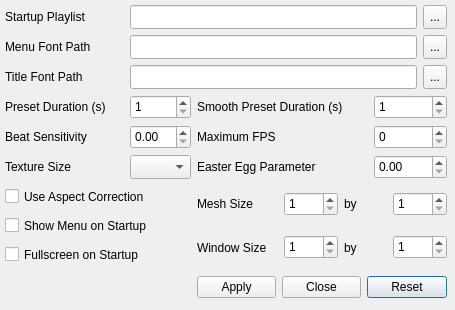
<ui version="4.0" >
 <class>QProjectMConfigDialog</class>
 <widget class="QDialog" name="QProjectMConfigDialog" >
  <property name="geometry" >
   <rect>
    <x>0</x>
    <y>0</y>
    <width>455</width>
    <height>310</height>
   </rect>
  </property>
  <property name="windowTitle" >
   <string>projectM Settings</string>
  </property>
  <widget class="QLabel" name="label" >
   <property name="geometry" >
    <rect>
     <x>5</x>
     <y>35</y>
     <width>119</width>
     <height>24</height>
    </rect>
   </property>
   <property name="sizePolicy" >
    <sizepolicy vsizetype="Preferred" hsizetype="MinimumExpanding" >
     <horstretch>0</horstretch>
     <verstretch>0</verstretch>
    </sizepolicy>
   </property>
   <property name="minimumSize" >
    <size>
     <width>50</width>
     <height>0</height>
    </size>
   </property>
   <property name="text" >
    <string>Menu Font Path</string>
   </property>
  </widget>
  <widget class="QToolButton" name="menuFontPathToolButton" >
   <property name="geometry" >
    <rect>
     <x>423</x>
     <y>35</y>
     <width>24</width>
     <height>24</height>
    </rect>
   </property>
   <property name="text" >
    <string>...</string>
   </property>
  </widget>
  <widget class="QLineEdit" name="menuFontPathLineEdit" >
   <property name="geometry" >
    <rect>
     <x>130</x>
     <y>35</y>
     <width>287</width>
     <height>24</height>
    </rect>
   </property>
   <property name="sizePolicy" >
    <sizepolicy vsizetype="Fixed" hsizetype="Expanding" >
     <horstretch>2</horstretch>
     <verstretch>0</verstretch>
    </sizepolicy>
   </property>
   <property name="toolTip" >
    <string>&lt;html>&lt;head>&lt;meta name="qrichtext" content="1" />&lt;style type="text/css">
p, li { white-space: pre-wrap; }
&lt;/style>&lt;/head>&lt;body style=" font-family:'Sans Serif'; font-size:10pt; font-weight:400; font-style:normal;">
&lt;p style=" margin-top:0px; margin-bottom:0px; margin-left:0px; margin-right:0px; -qt-block-indent:0; text-indent:0px;">This changes the font projectM will use for its opengl rendered menus&lt;/p>&lt;/body>&lt;/html></string>
   </property>
  </widget>
  <widget class="QLabel" name="label_2" >
   <property name="geometry" >
    <rect>
     <x>5</x>
     <y>5</y>
     <width>119</width>
     <height>24</height>
    </rect>
   </property>
   <property name="sizePolicy" >
    <sizepolicy vsizetype="Preferred" hsizetype="MinimumExpanding" >
     <horstretch>0</horstretch>
     <verstretch>0</verstretch>
    </sizepolicy>
   </property>
   <property name="minimumSize" >
    <size>
     <width>50</width>
     <height>0</height>
    </size>
   </property>
   <property name="text" >
    <string>Startup Playlist</string>
   </property>
  </widget>
  <widget class="QToolButton" name="startupPlaylistToolButton" >
   <property name="geometry" >
    <rect>
     <x>423</x>
     <y>5</y>
     <width>24</width>
     <height>24</height>
    </rect>
   </property>
   <property name="text" >
    <string>...</string>
   </property>
  </widget>
  <widget class="QLineEdit" name="startupPlaylistLineEdit" >
   <property name="geometry" >
    <rect>
     <x>130</x>
     <y>5</y>
     <width>287</width>
     <height>24</height>
    </rect>
   </property>
   <property name="sizePolicy" >
    <sizepolicy vsizetype="Fixed" hsizetype="Expanding" >
     <horstretch>2</horstretch>
     <verstretch>0</verstretch>
    </sizepolicy>
   </property>
   <property name="toolTip" >
    <string>&lt;html>&lt;head>&lt;meta name="qrichtext" content="1" />&lt;style type="text/css">
p, li { white-space: pre-wrap; }
&lt;/style>&lt;/head>&lt;body style=" font-family:'Sans Serif'; font-size:9pt; font-weight:400; font-style:normal;">
&lt;p style=" margin-top:0px; margin-bottom:0px; margin-left:0px; margin-right:0px; -qt-block-indent:0; text-indent:0px;">This sets the default preset playlist when qprojectM starts up. This can be either a directory path or preset playlist file. If unspecified then projectM uses a default preset directory&lt;/p>&lt;/body>&lt;/html></string>
   </property>
  </widget>
  <widget class="QLabel" name="label_3" >
   <property name="geometry" >
    <rect>
     <x>5</x>
     <y>95</y>
     <width>119</width>
     <height>24</height>
    </rect>
   </property>
   <property name="text" >
    <string>Preset Duration (s)</string>
   </property>
  </widget>
  <widget class="QSpinBox" name="presetDurationSpinBox" >
   <property name="geometry" >
    <rect>
     <x>130</x>
     <y>95</y>
     <width>61</width>
     <height>24</height>
    </rect>
   </property>
   <property name="toolTip" >
    <string>&lt;html>&lt;head>&lt;meta name="qrichtext" content="1" />&lt;style type="text/css">
p, li { white-space: pre-wrap; }
&lt;/style>&lt;/head>&lt;body style=" font-family:'Sans Serif'; font-size:9pt; font-weight:400; font-style:normal;">
&lt;p style=" margin-top:0px; margin-bottom:0px; margin-left:0px; margin-right:0px; -qt-block-indent:0; text-indent:0px;">Sets how long a preset should be played in seconds before projectM automatically switches to another in the playlist&lt;/p>&lt;/body>&lt;/html></string>
   </property>
   <property name="minimum" >
    <number>1</number>
   </property>
   <property name="maximum" >
    <number>100000</number>
   </property>
  </widget>
  <widget class="QLabel" name="label_4" >
   <property name="geometry" >
    <rect>
     <x>197</x>
     <y>95</y>
     <width>171</width>
     <height>24</height>
    </rect>
   </property>
   <property name="text" >
    <string>Smooth Preset Duration (s)</string>
   </property>
  </widget>
  <widget class="QSpinBox" name="smoothPresetDurationSpinBox" >
   <property name="geometry" >
    <rect>
     <x>374</x>
     <y>95</y>
     <width>73</width>
     <height>24</height>
    </rect>
   </property>
   <property name="toolTip" >
    <string>&lt;html>&lt;head>&lt;meta name="qrichtext" content="1" />&lt;style type="text/css">
p, li { white-space: pre-wrap; }
&lt;/style>&lt;/head>&lt;body style=" font-family:'Sans Serif'; font-size:9pt; font-weight:400; font-style:normal;">
&lt;p style=" margin-top:0px; margin-bottom:0px; margin-left:0px; margin-right:0px; -qt-block-indent:0; text-indent:0px;">Sets how long a transition occurs in seconds when smooth preset switching&lt;/p>&lt;/body>&lt;/html></string>
   </property>
   <property name="minimum" >
    <number>1</number>
   </property>
   <property name="maximum" >
    <number>1000000</number>
   </property>
  </widget>
  <widget class="QLabel" name="label_5" >
   <property name="geometry" >
    <rect>
     <x>197</x>
     <y>229</y>
     <width>81</width>
     <height>37</height>
    </rect>
   </property>
   <property name="sizePolicy" >
    <sizepolicy vsizetype="Preferred" hsizetype="MinimumExpanding" >
     <horstretch>0</horstretch>
     <verstretch>0</verstretch>
    </sizepolicy>
   </property>
   <property name="text" >
    <string>Window Size</string>
   </property>
  </widget>
  <widget class="QLabel" name="label_6" >
   <property name="geometry" >
    <rect>
     <x>197</x>
     <y>125</y>
     <width>171</width>
     <height>24</height>
    </rect>
   </property>
   <property name="sizePolicy" >
    <sizepolicy vsizetype="Preferred" hsizetype="MinimumExpanding" >
     <horstretch>0</horstretch>
     <verstretch>0</verstretch>
    </sizepolicy>
   </property>
   <property name="text" >
    <string>Maximum FPS</string>
   </property>
  </widget>
  <widget class="QSpinBox" name="maxFPSSpinBox" >
   <property name="geometry" >
    <rect>
     <x>374</x>
     <y>125</y>
     <width>73</width>
     <height>24</height>
    </rect>
   </property>
   <property name="sizePolicy" >
    <sizepolicy vsizetype="Fixed" hsizetype="MinimumExpanding" >
     <horstretch>2</horstretch>
     <verstretch>0</verstretch>
    </sizepolicy>
   </property>
   <property name="toolTip" >
    <string>&lt;html>&lt;head>&lt;meta name="qrichtext" content="1" />&lt;style type="text/css">
p, li { white-space: pre-wrap; }
&lt;/style>&lt;/head>&lt;body style=" font-family:'Sans Serif'; font-size:9pt; font-weight:400; font-style:normal;">
&lt;p style=" margin-top:0px; margin-bottom:0px; margin-left:0px; margin-right:0px; -qt-block-indent:0; text-indent:0px;">This parameter, if nonzero, limits the number of frames per second projectM will attempt to render to screen. 35 is a reasonable limit.&lt;/p>&lt;/body>&lt;/html></string>
   </property>
   <property name="minimum" >
    <number>0</number>
   </property>
  </widget>
  <widget class="QSpinBox" name="windowWidthSpinBox" >
   <property name="geometry" >
    <rect>
     <x>284</x>
     <y>235</y>
     <width>54</width>
     <height>24</height>
    </rect>
   </property>
   <property name="toolTip" >
    <string>&lt;html>&lt;head>&lt;meta name="qrichtext" content="1" />&lt;style type="text/css">
p, li { white-space: pre-wrap; }
&lt;/style>&lt;/head>&lt;body style=" font-family:'Sans Serif'; font-size:10pt; font-weight:400; font-style:normal;">
&lt;p style=" margin-top:0px; margin-bottom:0px; margin-left:0px; margin-right:0px; -qt-block-indent:0; text-indent:0px;">This modifies the horizontal component of the startup window size &lt;/p>&lt;/body>&lt;/html></string>
   </property>
   <property name="whatsThis" >
    <string>&lt;html>&lt;head>&lt;meta name="qrichtext" content="1" />&lt;style type="text/css">
p, li { white-space: pre-wrap; }
&lt;/style>&lt;/head>&lt;body style=" font-family:'Sans Serif'; font-size:10pt; font-weight:400; font-style:normal;">
&lt;p style=" margin-top:0px; margin-bottom:0px; margin-left:0px; margin-right:0px; -qt-block-indent:0; text-indent:0px;">This modifies the horizontal component of the startup window size &lt;/p>&lt;/body>&lt;/html></string>
   </property>
   <property name="minimum" >
    <number>1</number>
   </property>
   <property name="maximum" >
    <number>10000</number>
   </property>
  </widget>
  <widget class="QLabel" name="label_10" >
   <property name="geometry" >
    <rect>
     <x>344</x>
     <y>185</y>
     <width>43</width>
     <height>38</height>
    </rect>
   </property>
   <property name="sizePolicy" >
    <sizepolicy vsizetype="Preferred" hsizetype="MinimumExpanding" >
     <horstretch>0</horstretch>
     <verstretch>0</verstretch>
    </sizepolicy>
   </property>
   <property name="text" >
    <string>by</string>
   </property>
  </widget>
  <widget class="QLabel" name="label_7" >
   <property name="geometry" >
    <rect>
     <x>5</x>
     <y>155</y>
     <width>119</width>
     <height>24</height>
    </rect>
   </property>
   <property name="sizePolicy" >
    <sizepolicy vsizetype="Preferred" hsizetype="MinimumExpanding" >
     <horstretch>0</horstretch>
     <verstretch>0</verstretch>
    </sizepolicy>
   </property>
   <property name="text" >
    <string>Texture Size</string>
   </property>
  </widget>
  <widget class="QComboBox" name="textureSizeComboBox" >
   <property name="geometry" >
    <rect>
     <x>130</x>
     <y>155</y>
     <width>61</width>
     <height>24</height>
    </rect>
   </property>
   <property name="sizePolicy" >
    <sizepolicy vsizetype="Fixed" hsizetype="MinimumExpanding" >
     <horstretch>1</horstretch>
     <verstretch>0</verstretch>
    </sizepolicy>
   </property>
   <property name="toolTip" >
    <string>&lt;html>&lt;head>&lt;meta name="qrichtext" content="1" />&lt;style type="text/css">
p, li { white-space: pre-wrap; }
&lt;/style>&lt;/head>&lt;body style=" font-family:'Sans Serif'; font-size:10pt; font-weight:400; font-style:normal;">
&lt;p style=" margin-top:0px; margin-bottom:0px; margin-left:0px; margin-right:0px; -qt-block-indent:0; text-indent:0px;">Sets the size of the texture. Higher is better, but slower.&lt;/p>&lt;/body>&lt;/html></string>
   </property>
   <property name="sizeAdjustPolicy" >
    <enum>QComboBox::AdjustToMinimumContentsLength</enum>
   </property>
  </widget>
  <widget class="QLabel" name="label_8" >
   <property name="geometry" >
    <rect>
     <x>197</x>
     <y>185</y>
     <width>81</width>
     <height>38</height>
    </rect>
   </property>
   <property name="sizePolicy" >
    <sizepolicy vsizetype="Preferred" hsizetype="MinimumExpanding" >
     <horstretch>0</horstretch>
     <verstretch>0</verstretch>
    </sizepolicy>
   </property>
   <property name="text" >
    <string>Mesh Size</string>
   </property>
  </widget>
  <widget class="QCheckBox" name="fullscreenOnStartupCheckBox" >
   <property name="geometry" >
    <rect>
     <x>5</x>
     <y>243</y>
     <width>186</width>
     <height>23</height>
    </rect>
   </property>
   <property name="sizePolicy" >
    <sizepolicy vsizetype="Fixed" hsizetype="MinimumExpanding" >
     <horstretch>0</horstretch>
     <verstretch>0</verstretch>
    </sizepolicy>
   </property>
   <property name="text" >
    <string>Fullscreen on Startup</string>
   </property>
  </widget>
  <widget class="QCheckBox" name="menuOnStartupCheckBox" >
   <property name="geometry" >
    <rect>
     <x>5</x>
     <y>214</y>
     <width>186</width>
     <height>23</height>
    </rect>
   </property>
   <property name="sizePolicy" >
    <sizepolicy vsizetype="Fixed" hsizetype="MinimumExpanding" >
     <horstretch>0</horstretch>
     <verstretch>0</verstretch>
    </sizepolicy>
   </property>
   <property name="text" >
    <string>Show Menu on Startup</string>
   </property>
  </widget>
  <widget class="QDialogButtonBox" name="buttonBox" >
   <property name="geometry" >
    <rect>
     <x>197</x>
     <y>272</y>
     <width>250</width>
     <height>30</height>
    </rect>
   </property>
   <property name="layoutDirection" >
    <enum>Qt::RightToLeft</enum>
   </property>
   <property name="orientation" >
    <enum>Qt::Horizontal</enum>
   </property>
   <property name="standardButtons" >
    <set>QDialogButtonBox::Apply|QDialogButtonBox::Close|QDialogButtonBox::NoButton|QDialogButtonBox::Reset</set>
   </property>
  </widget>
  <widget class="QSpinBox" name="windowHeightSpinBox" >
   <property name="geometry" >
    <rect>
     <x>393</x>
     <y>235</y>
     <width>54</width>
     <height>24</height>
    </rect>
   </property>
   <property name="toolTip" >
    <string>&lt;html>&lt;head>&lt;meta name="qrichtext" content="1" />&lt;style type="text/css">
p, li { white-space: pre-wrap; }
&lt;/style>&lt;/head>&lt;body style=" font-family:'Sans Serif'; font-size:10pt; font-weight:400; font-style:normal;">
&lt;p style=" margin-top:0px; margin-bottom:0px; margin-left:0px; margin-right:0px; -qt-block-indent:0; text-indent:0px; font-size:9pt;">This modifies the vertical component of the startup window size&lt;/p>&lt;/body>&lt;/html></string>
   </property>
   <property name="minimum" >
    <number>1</number>
   </property>
   <property name="maximum" >
    <number>10000</number>
   </property>
  </widget>
  <widget class="QLabel" name="label_11" >
   <property name="geometry" >
    <rect>
     <x>344</x>
     <y>229</y>
     <width>43</width>
     <height>37</height>
    </rect>
   </property>
   <property name="sizePolicy" >
    <sizepolicy vsizetype="Preferred" hsizetype="MinimumExpanding" >
     <horstretch>0</horstretch>
     <verstretch>0</verstretch>
    </sizepolicy>
   </property>
   <property name="text" >
    <string>by</string>
   </property>
  </widget>
  <widget class="QCheckBox" name="useAspectCorrectionCheckBox" >
   <property name="geometry" >
    <rect>
     <x>5</x>
     <y>185</y>
     <width>186</width>
     <height>23</height>
    </rect>
   </property>
   <property name="sizePolicy" >
    <sizepolicy vsizetype="Fixed" hsizetype="MinimumExpanding" >
     <horstretch>0</horstretch>
     <verstretch>0</verstretch>
    </sizepolicy>
   </property>
   <property name="toolTip" >
    <string>&lt;html>&lt;head>&lt;meta name="qrichtext" content="1" />&lt;style type="text/css">
p, li { white-space: pre-wrap; }
&lt;/style>&lt;/head>&lt;body style=" font-family:'Sans Serif'; font-size:10pt; font-weight:400; font-style:normal;">
&lt;p style=" margin-top:0px; margin-bottom:0px; margin-left:0px; margin-right:0px; -qt-block-indent:0; text-indent:0px;">This makes a square look like a square, and a circle look like a circle in cases where they may not otherwise.&lt;/p>&lt;/body>&lt;/html></string>
   </property>
   <property name="text" >
    <string>Use Aspect Correction</string>
   </property>
  </widget>
  <widget class="QLabel" name="label_12" >
   <property name="geometry" >
    <rect>
     <x>5</x>
     <y>125</y>
     <width>119</width>
     <height>24</height>
    </rect>
   </property>
   <property name="sizePolicy" >
    <sizepolicy vsizetype="Preferred" hsizetype="MinimumExpanding" >
     <horstretch>0</horstretch>
     <verstretch>0</verstretch>
    </sizepolicy>
   </property>
   <property name="text" >
    <string>Beat Sensitivity</string>
   </property>
  </widget>
  <widget class="QToolButton" name="titleFontPathToolButton" >
   <property name="geometry" >
    <rect>
     <x>423</x>
     <y>65</y>
     <width>24</width>
     <height>24</height>
    </rect>
   </property>
   <property name="text" >
    <string>...</string>
   </property>
  </widget>
  <widget class="QLabel" name="label_9" >
   <property name="geometry" >
    <rect>
     <x>5</x>
     <y>65</y>
     <width>119</width>
     <height>24</height>
    </rect>
   </property>
   <property name="sizePolicy" >
    <sizepolicy vsizetype="Preferred" hsizetype="MinimumExpanding" >
     <horstretch>0</horstretch>
     <verstretch>0</verstretch>
    </sizepolicy>
   </property>
   <property name="minimumSize" >
    <size>
     <width>50</width>
     <height>0</height>
    </size>
   </property>
   <property name="text" >
    <string>Title Font Path</string>
   </property>
  </widget>
  <widget class="QLineEdit" name="titleFontPathLineEdit" >
   <property name="geometry" >
    <rect>
     <x>130</x>
     <y>65</y>
     <width>287</width>
     <height>24</height>
    </rect>
   </property>
   <property name="sizePolicy" >
    <sizepolicy vsizetype="Fixed" hsizetype="Expanding" >
     <horstretch>2</horstretch>
     <verstretch>0</verstretch>
    </sizepolicy>
   </property>
   <property name="toolTip" >
    <string>&lt;html>&lt;head>&lt;meta name="qrichtext" content="1" />&lt;style type="text/css">
p, li { white-space: pre-wrap; }
&lt;/style>&lt;/head>&lt;body style=" font-family:'Sans Serif'; font-size:10pt; font-weight:400; font-style:normal;">
&lt;p style=" margin-top:0px; margin-bottom:0px; margin-left:0px; margin-right:0px; -qt-block-indent:0; text-indent:0px;">Changes the font projectM will use for rendering the song title&lt;/p>&lt;/body>&lt;/html></string>
   </property>
  </widget>
  <widget class="QDoubleSpinBox" name="beatSensitivitySpinBox" >
   <property name="geometry" >
    <rect>
     <x>130</x>
     <y>125</y>
     <width>61</width>
     <height>24</height>
    </rect>
   </property>
   <property name="toolTip" >
    <string>&lt;html>&lt;head>&lt;meta name="qrichtext" content="1" />&lt;style type="text/css">
p, li { white-space: pre-wrap; }
&lt;/style>&lt;/head>&lt;body style=" font-family:'Sans Serif'; font-size:10pt; font-weight:400; font-style:normal;">
&lt;p style=" margin-top:0px; margin-bottom:0px; margin-left:0px; margin-right:0px; -qt-block-indent:0; text-indent:0px;">Sets the intensity threshold for the preset hard cuts&lt;/p>&lt;/body>&lt;/html></string>
   </property>
   <property name="minimum" >
    <double>0.000000000000000</double>
   </property>
   <property name="maximum" >
    <double>100.000000000000000</double>
   </property>
  </widget>
  <widget class="QLabel" name="label_13" >
   <property name="geometry" >
    <rect>
     <x>197</x>
     <y>155</y>
     <width>171</width>
     <height>24</height>
    </rect>
   </property>
   <property name="sizePolicy" >
    <sizepolicy vsizetype="Preferred" hsizetype="MinimumExpanding" >
     <horstretch>0</horstretch>
     <verstretch>0</verstretch>
    </sizepolicy>
   </property>
   <property name="text" >
    <string>Easter Egg Parameter</string>
   </property>
  </widget>
  <widget class="QDoubleSpinBox" name="beatSensitivitySpinBox_2" >
   <property name="geometry" >
    <rect>
     <x>374</x>
     <y>155</y>
     <width>73</width>
     <height>24</height>
    </rect>
   </property>
   <property name="toolTip" >
    <string>&lt;html>&lt;head>&lt;meta name="qrichtext" content="1" />&lt;style type="text/css">
p, li { white-space: pre-wrap; }
&lt;/style>&lt;/head>&lt;body style=" font-family:'Sans Serif'; font-size:10pt; font-weight:400; font-style:normal;">
&lt;p style=" margin-top:0px; margin-bottom:0px; margin-left:0px; margin-right:0px; -qt-block-indent:0; text-indent:0px;">A mystery parameter!&lt;/p>&lt;/body>&lt;/html></string>
   </property>
   <property name="maximum" >
    <double>1.000000000000000</double>
   </property>
   <property name="singleStep" >
    <double>0.010000000000000</double>
   </property>
  </widget>
  <widget class="QSpinBox" name="meshSizeWidthSpinBox" >
   <property name="geometry" >
    <rect>
     <x>284</x>
     <y>192</y>
     <width>54</width>
     <height>24</height>
    </rect>
   </property>
   <property name="toolTip" >
    <string>&lt;html>&lt;head>&lt;meta name="qrichtext" content="1" />&lt;style type="text/css">
p, li { white-space: pre-wrap; }
&lt;/style>&lt;/head>&lt;body style=" font-family:'Sans Serif'; font-size:10pt; font-weight:400; font-style:normal;">
&lt;p style=" margin-top:0px; margin-bottom:0px; margin-left:0px; margin-right:0px; -qt-block-indent:0; text-indent:0px; font-size:9pt;">This modifies the horizontal component of the mesh. Higher is better but slower&lt;/p>&lt;/body>&lt;/html></string>
   </property>
   <property name="minimum" >
    <number>1</number>
   </property>
   <property name="maximum" >
    <number>1000</number>
   </property>
   <property name="value" >
    <number>1</number>
   </property>
  </widget>
  <widget class="QSpinBox" name="meshSizeHeightSpinBox" >
   <property name="geometry" >
    <rect>
     <x>393</x>
     <y>192</y>
     <width>54</width>
     <height>24</height>
    </rect>
   </property>
   <property name="toolTip" >
    <string>&lt;html>&lt;head>&lt;meta name="qrichtext" content="1" />&lt;style type="text/css">
p, li { white-space: pre-wrap; }
&lt;/style>&lt;/head>&lt;body style=" font-family:'Sans Serif'; font-size:10pt; font-weight:400; font-style:normal;">
&lt;p style=" margin-top:0px; margin-bottom:0px; margin-left:0px; margin-right:0px; -qt-block-indent:0; text-indent:0px; font-size:9pt;">This modifies the vertical component of the mesh. Higher is better but slower&lt;/p>&lt;/body>&lt;/html></string>
   </property>
   <property name="minimum" >
    <number>1</number>
   </property>
   <property name="maximum" >
    <number>1000</number>
   </property>
  </widget>
 </widget>
 <resources/>
 <connections/>
</ui>
